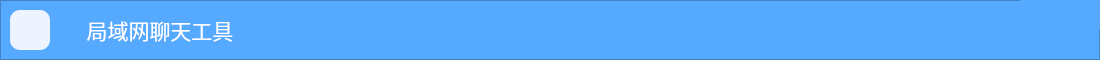
  <widget class="QFrame" name="frame_head">
   <property name="geometry">
    <rect>
     <x>0</x>
     <y>0</y>
     <width>1100</width>
     <height>60</height>
    </rect>
   </property>
   <property name="minimumSize">
    <size>
     <width>1100</width>
     <height>60</height>
    </size>
   </property>
   <property name="maximumSize">
    <size>
     <width>1100</width>
     <height>60</height>
    </size>
   </property>
   <property name="styleSheet">
    <string notr="true">background-color: rgb(85, 170, 255);</string>
   </property>
   <property name="frameShape">
    <enum>QFrame::StyledPanel</enum>
   </property>
   <property name="frameShadow">
    <enum>QFrame::Raised</enum>
   </property>
   <widget class="QPushButton" name="minButton">
    <property name="geometry">
     <rect>
      <x>1020</x>
      <y>0</y>
      <width>40</width>
      <height>30</height>
     </rect>
    </property>
    <property name="minimumSize">
     <size>
      <width>40</width>
      <height>30</height>
     </size>
    </property>
    <property name="maximumSize">
     <size>
      <width>40</width>
      <height>30</height>
     </size>
    </property>
    <property name="toolTip">
     <string>最小化</string>
    </property>
    <property name="styleSheet">
     <string notr="true">QPushButton{
background: rgb(85, 170, 255);
border:none;
}

QPushButton:hover{
background: rgb(73, 128, 255);
}

QPushButton:pressed{
background: rgb(73, 128, 255);
}</string>
    </property>
    <property name="text">
     <string/>
    </property>
    <property name="icon">
     <iconset resource="res.qrc">
      <normaloff>:/images/min.png</normaloff>:/images/min.png</iconset>
    </property>
    <property name="iconSize">
     <size>
      <width>25</width>
      <height>25</height>
     </size>
    </property>
   </widget>
   <widget class="QPushButton" name="closeButton">
    <property name="geometry">
     <rect>
      <x>1060</x>
      <y>0</y>
      <width>40</width>
      <height>30</height>
     </rect>
    </property>
    <property name="minimumSize">
     <size>
      <width>40</width>
      <height>30</height>
     </size>
    </property>
    <property name="maximumSize">
     <size>
      <width>40</width>
      <height>30</height>
     </size>
    </property>
    <property name="toolTip">
     <string>关闭</string>
    </property>
    <property name="styleSheet">
     <string notr="true">QPushButton{
background: rgb(85, 170, 255);
border:none;
}

QPushButton:hover{
background-color: rgb(255, 145, 90);
}

QPushButton:pressed{
background-color: rgb(255, 145, 90);
}</string>
    </property>
    <property name="text">
     <string/>
    </property>
    <property name="icon">
     <iconset resource="res.qrc">
      <normaloff>:/images/close_1.png</normaloff>:/images/close_1.png</iconset>
    </property>
    <property name="iconSize">
     <size>
      <width>20</width>
      <height>20</height>
     </size>
    </property>
   </widget>
   <widget class="QPushButton" name="pushButton_9">
    <property name="geometry">
     <rect>
      <x>10</x>
      <y>10</y>
      <width>40</width>
      <height>40</height>
     </rect>
    </property>
    <property name="styleSheet">
     <string notr="true">background-color: rgb(238, 244, 255);
border-radius:10px;</string>
    </property>
    <property name="text">
     <string/>
    </property>
    <property name="icon">
     <iconset resource="res.qrc">
      <normaloff>:/images/logo.png</normaloff>:/images/logo.png</iconset>
    </property>
    <property name="iconSize">
     <size>
      <width>30</width>
      <height>30</height>
     </size>
    </property>
   </widget>
   <widget class="QLabel" name="label">
    <property name="geometry">
     <rect>
      <x>60</x>
      <y>10</y>
      <width>200</width>
      <height>40</height>
     </rect>
    </property>
    <property name="minimumSize">
     <size>
      <width>200</width>
      <height>40</height>
     </size>
    </property>
    <property name="maximumSize">
     <size>
      <width>200</width>
      <height>40</height>
     </size>
    </property>
    <property name="font">
     <font>
      <family>幼圆</family>
      <pointsize>16</pointsize>
      <weight>50</weight>
      <bold>false</bold>
     </font>
    </property>
    <property name="styleSheet">
     <string notr="true">color: rgb(255, 255, 255);</string>
    </property>
    <property name="text">
     <string>局域网聊天工具</string>
    </property>
    <property name="alignment">
     <set>Qt::AlignCenter</set>
    </property>
   </widget>
  </widget>
